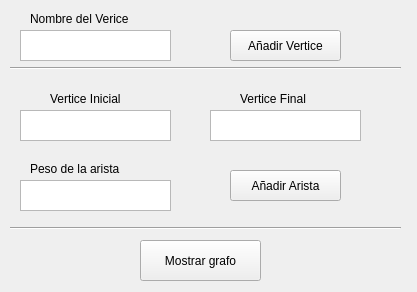
<?xml version="1.0" encoding="UTF-8"?>
<ui version="4.0">
 <class>Widget</class>
 <widget class="QWidget" name="Widget">
  <property name="geometry">
   <rect>
    <x>0</x>
    <y>0</y>
    <width>417</width>
    <height>292</height>
   </rect>
  </property>
  <property name="windowTitle">
   <string>Widget</string>
  </property>
  <widget class="QPushButton" name="VertBut">
   <property name="geometry">
    <rect>
     <x>230</x>
     <y>30</y>
     <width>111</width>
     <height>31</height>
    </rect>
   </property>
   <property name="text">
    <string>Añadir Vertice</string>
   </property>
  </widget>
  <widget class="QPushButton" name="AristaBut">
   <property name="geometry">
    <rect>
     <x>230</x>
     <y>170</y>
     <width>111</width>
     <height>31</height>
    </rect>
   </property>
   <property name="text">
    <string>Añadir Arista</string>
   </property>
  </widget>
  <widget class="QPushButton" name="GrafBut">
   <property name="geometry">
    <rect>
     <x>140</x>
     <y>240</y>
     <width>121</width>
     <height>41</height>
    </rect>
   </property>
   <property name="text">
    <string>Mostrar grafo</string>
   </property>
  </widget>
  <widget class="QLabel" name="Vert_nom">
   <property name="geometry">
    <rect>
     <x>30</x>
     <y>10</y>
     <width>131</width>
     <height>17</height>
    </rect>
   </property>
   <property name="text">
    <string>Nombre del Verice</string>
   </property>
  </widget>
  <widget class="QTextEdit" name="textEdit">
   <property name="geometry">
    <rect>
     <x>20</x>
     <y>30</y>
     <width>151</width>
     <height>31</height>
    </rect>
   </property>
   <property name="html">
    <string>&lt;!DOCTYPE HTML PUBLIC &quot;-//W3C//DTD HTML 4.0//EN&quot; &quot;http://www.w3.org/TR/REC-html40/strict.dtd&quot;&gt;
&lt;html&gt;&lt;head&gt;&lt;meta name=&quot;qrichtext&quot; content=&quot;1&quot; /&gt;&lt;style type=&quot;text/css&quot;&gt;
p, li { white-space: pre-wrap; }
&lt;/style&gt;&lt;/head&gt;&lt;body style=&quot; font-family:'Ubuntu'; font-size:11pt; font-weight:400; font-style:normal;&quot;&gt;
&lt;p style=&quot;-qt-paragraph-type:empty; margin-top:0px; margin-bottom:0px; margin-left:0px; margin-right:0px; -qt-block-indent:0; text-indent:0px;&quot;&gt;&lt;br /&gt;&lt;/p&gt;&lt;/body&gt;&lt;/html&gt;</string>
   </property>
  </widget>
  <widget class="QTextEdit" name="textEdit_2">
   <property name="geometry">
    <rect>
     <x>20</x>
     <y>110</y>
     <width>151</width>
     <height>31</height>
    </rect>
   </property>
   <property name="html">
    <string>&lt;!DOCTYPE HTML PUBLIC &quot;-//W3C//DTD HTML 4.0//EN&quot; &quot;http://www.w3.org/TR/REC-html40/strict.dtd&quot;&gt;
&lt;html&gt;&lt;head&gt;&lt;meta name=&quot;qrichtext&quot; content=&quot;1&quot; /&gt;&lt;style type=&quot;text/css&quot;&gt;
p, li { white-space: pre-wrap; }
&lt;/style&gt;&lt;/head&gt;&lt;body style=&quot; font-family:'Ubuntu'; font-size:11pt; font-weight:400; font-style:normal;&quot;&gt;
&lt;p style=&quot;-qt-paragraph-type:empty; margin-top:0px; margin-bottom:0px; margin-left:0px; margin-right:0px; -qt-block-indent:0; text-indent:0px;&quot;&gt;&lt;br /&gt;&lt;/p&gt;&lt;/body&gt;&lt;/html&gt;</string>
   </property>
  </widget>
  <widget class="QTextEdit" name="textEdit_3">
   <property name="geometry">
    <rect>
     <x>210</x>
     <y>110</y>
     <width>151</width>
     <height>31</height>
    </rect>
   </property>
   <property name="html">
    <string>&lt;!DOCTYPE HTML PUBLIC &quot;-//W3C//DTD HTML 4.0//EN&quot; &quot;http://www.w3.org/TR/REC-html40/strict.dtd&quot;&gt;
&lt;html&gt;&lt;head&gt;&lt;meta name=&quot;qrichtext&quot; content=&quot;1&quot; /&gt;&lt;style type=&quot;text/css&quot;&gt;
p, li { white-space: pre-wrap; }
&lt;/style&gt;&lt;/head&gt;&lt;body style=&quot; font-family:'Ubuntu'; font-size:11pt; font-weight:400; font-style:normal;&quot;&gt;
&lt;p style=&quot;-qt-paragraph-type:empty; margin-top:0px; margin-bottom:0px; margin-left:0px; margin-right:0px; -qt-block-indent:0; text-indent:0px;&quot;&gt;&lt;br /&gt;&lt;/p&gt;&lt;/body&gt;&lt;/html&gt;</string>
   </property>
  </widget>
  <widget class="QTextEdit" name="textEdit_4">
   <property name="geometry">
    <rect>
     <x>20</x>
     <y>180</y>
     <width>151</width>
     <height>31</height>
    </rect>
   </property>
   <property name="html">
    <string>&lt;!DOCTYPE HTML PUBLIC &quot;-//W3C//DTD HTML 4.0//EN&quot; &quot;http://www.w3.org/TR/REC-html40/strict.dtd&quot;&gt;
&lt;html&gt;&lt;head&gt;&lt;meta name=&quot;qrichtext&quot; content=&quot;1&quot; /&gt;&lt;style type=&quot;text/css&quot;&gt;
p, li { white-space: pre-wrap; }
&lt;/style&gt;&lt;/head&gt;&lt;body style=&quot; font-family:'Ubuntu'; font-size:11pt; font-weight:400; font-style:normal;&quot;&gt;
&lt;p style=&quot;-qt-paragraph-type:empty; margin-top:0px; margin-bottom:0px; margin-left:0px; margin-right:0px; -qt-block-indent:0; text-indent:0px;&quot;&gt;&lt;br /&gt;&lt;/p&gt;&lt;/body&gt;&lt;/html&gt;</string>
   </property>
  </widget>
  <widget class="QLabel" name="label_2">
   <property name="geometry">
    <rect>
     <x>50</x>
     <y>90</y>
     <width>101</width>
     <height>17</height>
    </rect>
   </property>
   <property name="text">
    <string>Vertice Inicial</string>
   </property>
  </widget>
  <widget class="QLabel" name="label_3">
   <property name="geometry">
    <rect>
     <x>240</x>
     <y>90</y>
     <width>91</width>
     <height>17</height>
    </rect>
   </property>
   <property name="text">
    <string>Vertice Final</string>
   </property>
  </widget>
  <widget class="QLabel" name="label_4">
   <property name="geometry">
    <rect>
     <x>30</x>
     <y>160</y>
     <width>121</width>
     <height>17</height>
    </rect>
   </property>
   <property name="text">
    <string>Peso de la arista</string>
   </property>
  </widget>
  <widget class="Line" name="line">
   <property name="geometry">
    <rect>
     <x>10</x>
     <y>60</y>
     <width>391</width>
     <height>16</height>
    </rect>
   </property>
   <property name="orientation">
    <enum>Qt::Horizontal</enum>
   </property>
  </widget>
  <widget class="Line" name="line_2">
   <property name="geometry">
    <rect>
     <x>10</x>
     <y>220</y>
     <width>391</width>
     <height>16</height>
    </rect>
   </property>
   <property name="orientation">
    <enum>Qt::Horizontal</enum>
   </property>
  </widget>
 </widget>
 <resources/>
 <connections/>
</ui>
